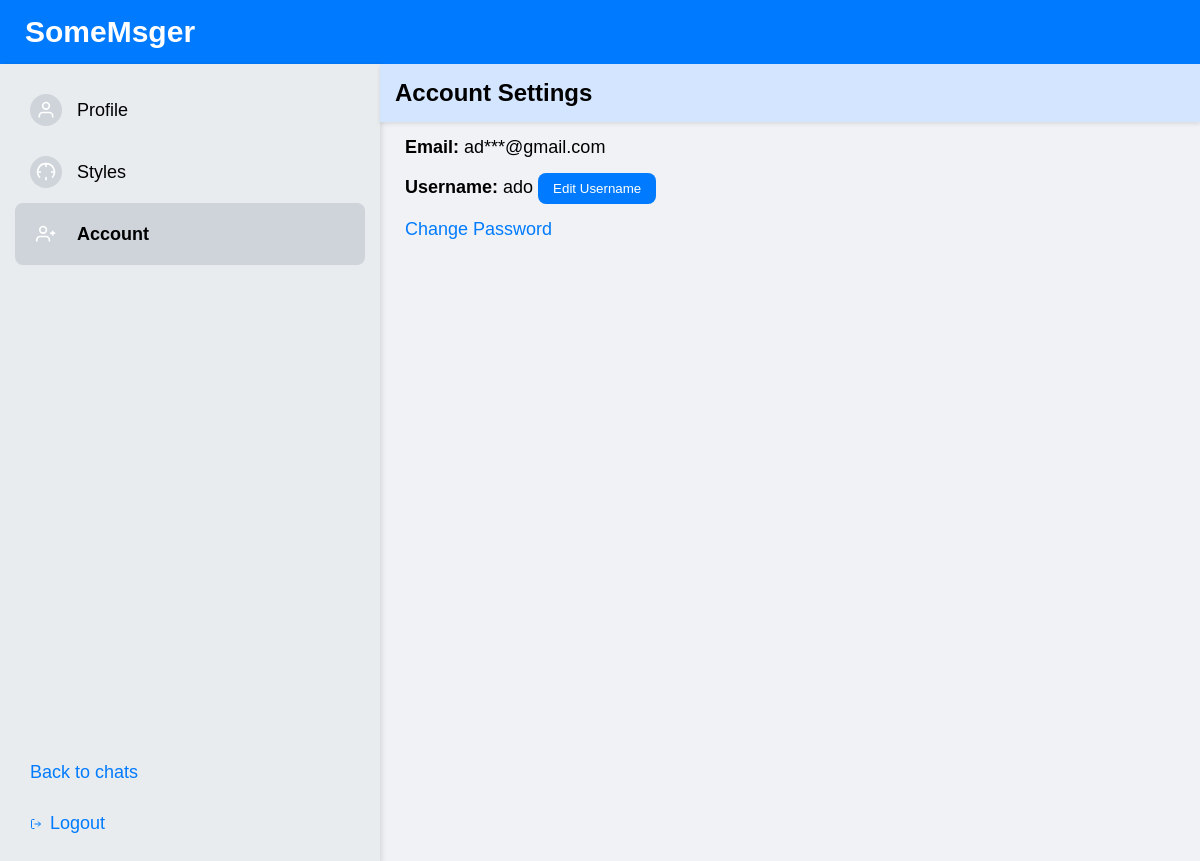
/settings/account (signed in), run on an earlier commit of the app's database.
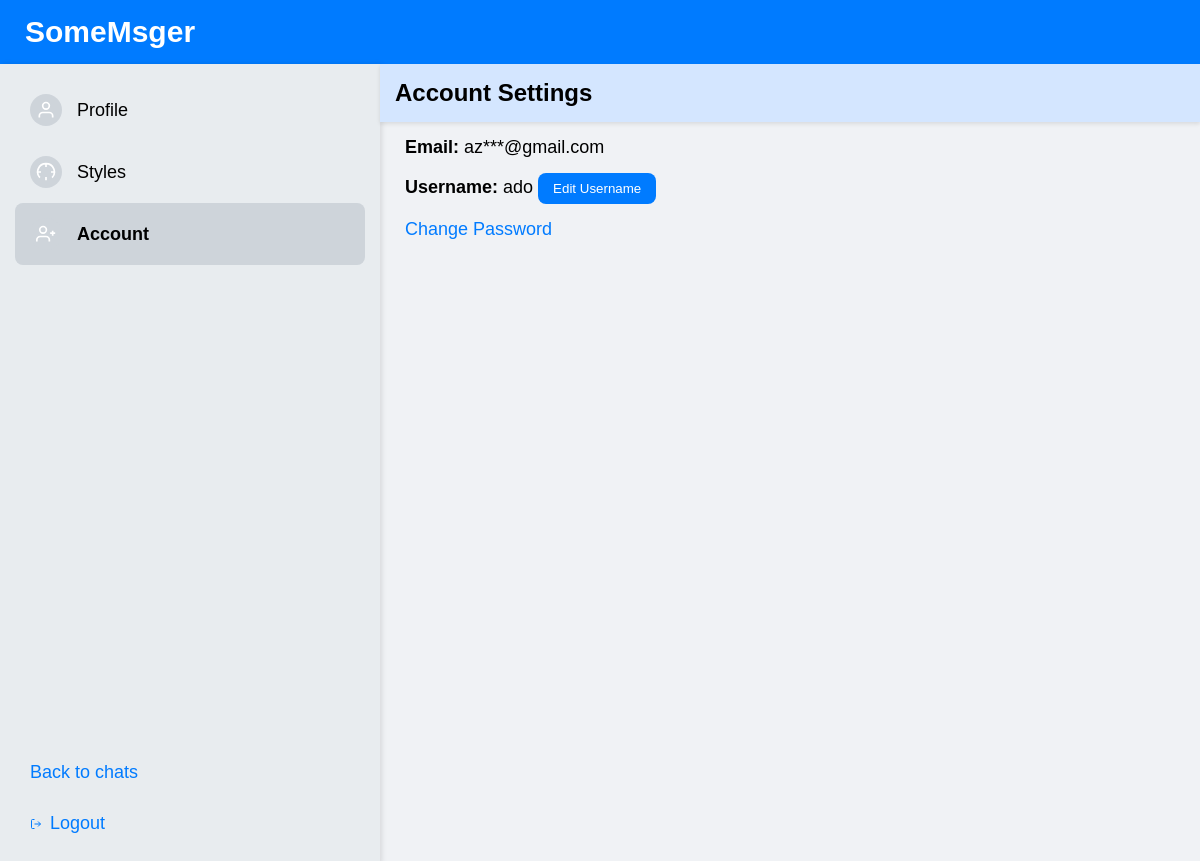
And on a later commit of the database.
### tables this page shows
CREATE TABLE users (
        id INTEGER PRIMARY KEY AUTOINCREMENT,
        email TEXT UNIQUE NOT NULL,
        username TEXT UNIQUE NOT NULL,
        password TEXT NOT NULL,
        name TEXT,
        surname TEXT,
        age INTEGER,
        interests TEXT
    );

### app.py (the view)
@app.route('/settings/account')
def settings_account():
    if 'user_id' not in session:
        return redirect(url_for('login'))
    conn = sqlite3.connect('database.db')
    c = conn.cursor()
    c.execute("SELECT * FROM users WHERE id = ?", (session['user_id'],))
    user = c.fetchone()
    conn.close()
    return render_template('settings_account.html', user=user)

### app.py (called while the page is built)
@app.before_request
def before_request():
    if request.path.startswith('/socket.io/'):
        return
    if not session.get('user_id') and request.endpoint not in ('index', 'login', 'register', 'verify_code', 'forgot_password', 'reset_password'):
        return redirect(url_for('login'))

### templates/settings_account.html (shortened to what this page needs)
<!DOCTYPE html>
<html lang="en">
<head>
    <link rel="stylesheet" href="/static/styles.css">
</head>
<body class="settings">
    <header>
        <div class="logo">SomeMsger</div>
    </header>
    <div class="app-container">
        <div class="sidebar">
            <div class="chat-list">
                <a href="/settings/profile" class="chat-item">
                    <div class="avatar">
                        <svg viewBox="0 0 24 24" fill="none" stroke="currentColor" stroke-width="2">
                            <path d="M20 21v-2a4 4 0 0 0-4-4H8a4 4 0 0 0-4 4v2"/>
                            <circle cx="12" cy="7" r="4"/>
                        </svg>
                    </div>
                    <div class="chat-info">
                        <span class="chat-name">Profile</span>
                    </div>
                </a>
                <a href="/settings/styles" class="chat-item">
                    <div class="avatar">
                        <svg viewBox="0 0 24 24" fill="none" stroke="currentColor" stroke-width="2">
                            <path d="M12 2a10 10 0 0 0-7.35 16.83M12 2a10 10 0 0 1 7.35 16.83M12 2v4M12 18v4M2 12h4M18 12h4"/>
                        </svg>
                    </div>
                    <div class="chat-info">
                        <span class="chat-name">Styles</span>
                    </div>
                </a>
                <a href="/settings/account" class="chat-item active">
                    <div class="avatar">
                        <svg viewBox="0 0 24 24" fill="none" stroke="currentColor" stroke-width="2">
                            <path d="M16 21v-2a4 4 0 0 0-4-4H5a4 4 0 0 0-4 4v2"/>
                            <circle cx="8.5" cy="7" r="4"/>
                            <path d="M20 8v6M23 11h-6"/>
                        </svg>
                    </div>
                    <div class="chat-info">
                        <span class="chat-name">Account</span>
                    </div>
                </a>
            </div>
            <a href="/chats" class="sidebar-link">Back to chats</a>
            <a href="/logout" class="sidebar-link">
                <svg viewBox="0 0 24 24" fill="none" stroke="currentColor" stroke-width="2">
                    <path d="M9 21H5a2 2 0 0 1-2-2V5a2 2 0 0 1 2-2h4M16 17l5-5-5-5M21 12H9"/>
                </svg>
                Logout
            </a>
        </div>
        <div class="chat-container">
            <header class="chat-header">
                <h2>Account Settings</h2>
            </header>
            <div class="settings-section">
                <p><strong>Email:</strong> {{ user[1][:2] + '***@' + user[1].split('@')[1] }}</p>
                <p><strong>Username:</strong> {{ user[2] }} <button onclick="toggleEditUsername()">Edit Username</button></p>
                <p><a href="#" onclick="toggleChangePasswordForm()">Change Password</a></p>
            </div>
        </div>
    </div>
</body>
</html>

### static/styles.css (style rules this page uses)
body { margin: 0; font-family: Arial, sans-serif; background-color: var(--background-color); color: var(--text-color); font-size: var(--font-size-base); }
.app-container { display: flex; height: 100vh; }
.sidebar { width: var(--sidebar-width); background-color: var(--sidebar-bg); box-shadow: var(--sidebar-shadow); overflow-y: auto; padding: var(--padding-medium); display: flex; flex-direction: column; }
.chat-list { margin-bottom: var(--margin-large); flex-grow: 1; }
.chat-item { display: flex; align-items: center; padding: var(--padding-medium); text-decoration: none; color: var(--chat-item-text); border-radius: var(--border-radius); position: relative; }
.chat-item.active { background-color: var(--chat-item-active-bg); font-weight: bold; }
.chat-info { display: flex; flex-direction: row; align-items: center; }
.chat-name { font-size: var(--font-size-base); }
.sidebar-link { display: flex; align-items: center; padding: var(--padding-medium); text-decoration: none; color: var(--sidebar-link-text); font-size: var(--font-size-base); border-radius: var(--border-radius); }
.sidebar-link svg { width: 12px; height: 12px; margin-right: 8px; }
.chat-container { flex: 1; display: flex; flex-direction: column; height: 100vh; }
.chat-header { position: sticky; top: 0; background-color: var(--chat-header-bg); color: var(--chat-header-text); padding: var(--padding-medium); z-index: 1000; }
.chat-header h2 { margin: 0; font-size: var(--font-size-title); color: var(--chat-header-text); }
header { background-color: var(--header-bg); color: var(--header-text); padding: var(--padding-medium) var(--padding-large); display: flex; align-items: center; box-shadow: 0 2px 4px rgba(0, 0, 0, 0.1); }
.logo { font-size: var(--font-size-large); font-weight: bold; }
.settings-section { max-width: 400px; }
.settings-section p { margin: var(--margin-medium) 0; color: var(--settings-label-text); }
.settings-section button { padding: var(--padding-small) var(--padding-medium); margin-right: var(--margin-medium); background-color: var(--button-bg); color: var(--button-text); border: none; border-radius: var(--border-radius); cursor: pointer; }
a { color: var(--link-text); text-decoration: none; }
.avatar { width: var(--avatar-size); height: var(--avatar-size); background-color: var(--chat-item-active-bg); border-radius: 50%; margin-right: var(--margin-medium); display: flex; align-items: center; justify-content: center; }
.avatar svg { width: var(--avatar-icon-size); height: var(--avatar-icon-size); color: var(--button-text); }
body.settings .chat-container .settings-section { margin-left: var(--margin-large); }
.chat-header { position: relative; }

### static/sizes.css (style rules this page uses)
:root { --font-size-base: 14px; --font-size-heading: 16px; --font-size-title: 18px; --font-size-large: 24px; --padding-small: 5px; --padding-medium: 10px; --padding-large: 20px; --margin-small: 5px; --margin-medium: 10px; --margin-large: 20px; --border-radius: 5px; --avatar-size: 24px; --avatar-icon-size: 16px; --sidebar-width: 300px; --input-padding: 10px; --button-padding: 10px 20px; --modal-width: 80%; --modal-max-width: 500px; --modal-padding: 20px; --modal-max-height: 80vh; --message-margin: 2px 0; --bubble-padding: 8px 12px; --date-divider-margin: 20px 0; }
:root[data-size="medium"] { --font-size-base: 18px; --font-size-heading: 20px; --font-size-title: 24px; --font-size-large: 30px; --padding-small: 8px; --padding-medium: 15px; --padding-large: 25px; --margin-small: 8px; --margin-medium: 15px; --margin-large: 25px; --border-radius: 8px; --avatar-size: 32px; --avatar-icon-size: 20px; --sidebar-width: 350px; --input-padding: 12px; --button-padding: 12px 24px; --modal-width: 85%; --modal-max-width: 600px; --modal-padding: 25px; --modal-max-height: 85vh; --message-margin: 4px 0; --bubble-padding: 10px 15px; --date-divider-margin: 25px 0; }

What changed in the data, as far as the page shows it:
changed users "ado": email "ad***@gmail.com" → "az***@gmail.com"
